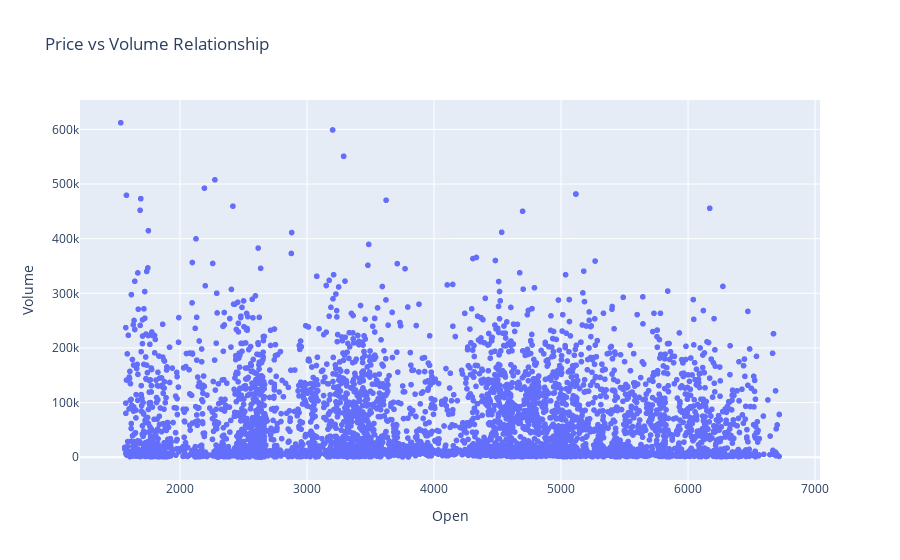
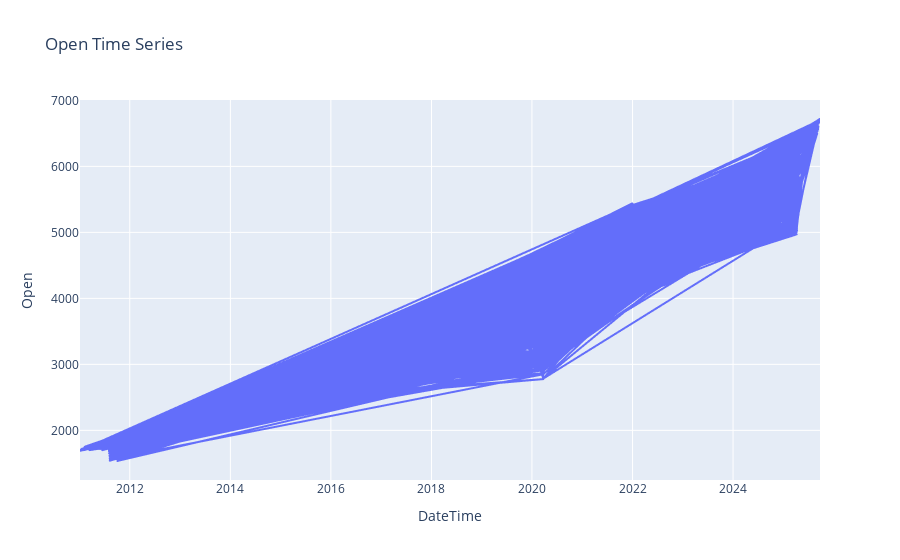

The notebook cell these images were saved under, in order:
### Markdown cell above
### 6.1 Volume by Price Specific Visualizations

### Code cell
# Volume by Price specific analysis and visualizations
if df is not None:
    # Try to identify price and volume columns (common names)
    price_cols = [col for col in df.columns if any(keyword in col.lower() 
                  for keyword in ['price', 'close', 'open', 'high', 'low'])]
    volume_cols = [col for col in df.columns if any(keyword in col.lower() 
                   for keyword in ['volume', 'vol', 'quantity', 'size'])]
    time_cols = [col for col in df.columns if any(keyword in col.lower() 
                 for keyword in ['time', 'date', 'timestamp', 'datetime'])]
    
    print("=== IDENTIFIED COLUMNS ===")
    print(f"Price-related columns: {price_cols}")
    print(f"Volume-related columns: {volume_cols}")
    print(f"Time-related columns: {time_cols}")
    
    # Create price-volume scatter plot if both exist
    if price_cols and volume_cols:
        price_col = price_cols[0]
        volume_col = volume_cols[0]
        
        # Sample for performance
        sample_size = min(5000, len(df))
        df_sample = df.sample(n=sample_size) if len(df) > sample_size else df
        
        # Price-Volume scatter plot with error handling
        try:
            fig = px.scatter(df_sample, x=price_col, y=volume_col,
                            title=f'Price vs Volume Relationship',
                            labels={'x': price_col, 'y': volume_col})
            fig.show()
            print("✅ Interactive scatter plot created successfully")
        except Exception as e:
            print(f"⚠️ Interactive plot failed: {e}")
            print("📝 Creating static plot instead...")
            
            # Fallback to matplotlib
            plt.figure(figsize=(10, 6))
            plt.scatter(df_sample[price_col], df_sample[volume_col], alpha=0.6)
            plt.xlabel(price_col)
            plt.ylabel(volume_col)
            plt.title(f'Price vs Volume Relationship')
            plt.grid(True, alpha=0.3)
            plt.show()
            print("✅ Static scatter plot created successfully")
        
        # Volume profile (if applicable)
        plt.figure(figsize=(12, 8))
        plt.subplot(2, 1, 1)
        plt.plot(df_sample[price_col], alpha=0.7)
        plt.title(f'{price_col} Over Time')
        plt.ylabel(price_col)
        
        plt.subplot(2, 1, 2)
        plt.plot(df_sample[volume_col], alpha=0.7, color='orange')
        plt.title(f'{volume_col} Over Time')
        plt.ylabel(volume_col)
        plt.xlabel('Time Index')
        
        plt.tight_layout()
        plt.show()
    
    # Time series analysis if time column exists
    if time_cols and price_cols:
        time_col = time_cols[0]
        price_col = price_cols[0]
        
        # Try to convert time column to datetime
        try:
            df_time = df.copy()
            df_time[time_col] = pd.to_datetime(df_time[time_col])
            df_time = df_time.sort_values(time_col)
            
            # Sample for performance
            sample_size = min(5000, len(df_time))
            df_sample = df_time.sample(n=sample_size) if len(df_time) > sample_size else df_time
            
            # Try interactive plot first, fallback to static
            try:
                fig = px.line(df_sample, x=time_col, y=price_col,
                             title=f'{price_col} Time Series')
                fig.show()
                print("✅ Interactive time series plot created successfully")
            except Exception as e:
                print(f"⚠️ Interactive time series plot failed: {e}")
                print("📝 Creating static time series plot instead...")
                
                # Fallback to matplotlib
                plt.figure(figsize=(12, 6))
                plt.plot(df_sample[time_col], df_sample[price_col])
                plt.xlabel(time_col)
                plt.ylabel(price_col)
                plt.title(f'{price_col} Time Series')
                plt.xticks(rotation=45)
                plt.grid(True, alpha=0.3)
                plt.tight_layout()
                plt.show()
                print("✅ Static time series plot created successfully")
                
        except Exception as e:
            print(f"Could not create time series plot: {e}")
    
    print("\n" + "="*50)
    print("📝 Volume by Price visualization section completed")
    print("   If plots are not interactive, this may be due to missing dependencies")
    print("   or Jupyter kernel configuration issues.")
    print("="*50)

### Figure 1 — Plotly figure (JSON) as saved in the notebook; plotly's stock layout.template omitted (floating-point values rounded to 4 significant figures; data arrays with more than 128 entries replaced by an {"elided": "..."} marker saying what was removed)
{"data": [{"hovertemplate": "Open=%{x}<br>Volume=%{y}<extra></extra>", "legendgroup": "", "marker": {"color": "#636efa", "symbol": "circle"}, "mode": "markers", "name": "", "showlegend": false, "type": "scattergl", "x": {"elided": "5000 float values"}, "xaxis": "x", "y": {"elided": "5000 float values"}, "yaxis": "y"}], "layout": {"legend": {"tracegroupgap": 0}, "title": {"text": "Price vs Volume Relationship"}, "xaxis": {"anchor": "y", "domain": [0, 1], "title": {"text": "Open"}}, "yaxis": {"anchor": "x", "domain": [0, 1], "title": {"text": "Volume"}}}}

### Figure 2 — Plotly figure (JSON) as saved in the notebook; plotly's stock layout.template omitted (floating-point values rounded to 4 significant figures; data arrays with more than 128 entries replaced by an {"elided": "..."} marker saying what was removed)
{"data": [{"hovertemplate": "DateTime=%{x}<br>Open=%{y}<extra></extra>", "legendgroup": "", "line": {"color": "#636efa", "dash": "solid"}, "marker": {"symbol": "circle"}, "mode": "lines", "name": "", "showlegend": false, "type": "scattergl", "x": {"elided": "5000 str values"}, "xaxis": "x", "y": {"elided": "5000 float values"}, "yaxis": "y"}], "layout": {"legend": {"tracegroupgap": 0}, "title": {"text": "Open Time Series"}, "xaxis": {"anchor": "y", "domain": [0, 1], "title": {"text": "DateTime"}}, "yaxis": {"anchor": "x", "domain": [0, 1], "title": {"text": "Open"}}}}
